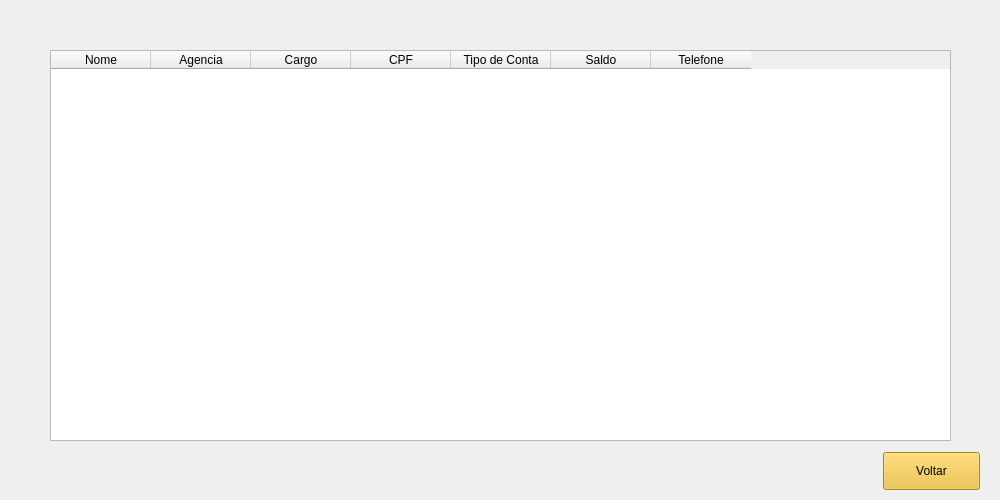
<?xml version="1.0" encoding="UTF-8"?>
<ui version="4.0">
 <class>MainWindow</class>
 <widget class="QMainWindow" name="MainWindow">
  <property name="geometry">
   <rect>
    <x>0</x>
    <y>0</y>
    <width>1000</width>
    <height>500</height>
   </rect>
  </property>
  <property name="minimumSize">
   <size>
    <width>1000</width>
    <height>500</height>
   </size>
  </property>
  <property name="maximumSize">
   <size>
    <width>1000</width>
    <height>500</height>
   </size>
  </property>
  <property name="windowTitle">
   <string>Extrato</string>
  </property>
  <widget class="QWidget" name="centralwidget">
   <widget class="QLabel" name="label">
    <property name="geometry">
     <rect>
      <x>0</x>
      <y>0</y>
      <width>1001</width>
      <height>501</height>
     </rect>
    </property>
    <property name="styleSheet">
     <string notr="true">background-image: url(:/Extrato/TelaExtrato.png);</string>
    </property>
    <property name="text">
     <string/>
    </property>
   </widget>
   <widget class="QTableWidget" name="tableWidget">
    <property name="geometry">
     <rect>
      <x>50</x>
      <y>50</y>
      <width>901</width>
      <height>391</height>
     </rect>
    </property>
    <column>
     <property name="text">
      <string>Nome</string>
     </property>
    </column>
    <column>
     <property name="text">
      <string>Agencia</string>
     </property>
    </column>
    <column>
     <property name="text">
      <string>Cargo</string>
     </property>
    </column>
    <column>
     <property name="text">
      <string>CPF</string>
     </property>
    </column>
    <column>
     <property name="text">
      <string>Tipo de Conta</string>
     </property>
    </column>
    <column>
     <property name="text">
      <string>Saldo</string>
     </property>
    </column>
    <column>
     <property name="text">
      <string>Telefone</string>
     </property>
    </column>
   </widget>
   <widget class="QPushButton" name="pushButton">
    <property name="geometry">
     <rect>
      <x>883</x>
      <y>452</y>
      <width>97</width>
      <height>38</height>
     </rect>
    </property>
    <property name="styleSheet">
     <string notr="true">background-color: rgb(238, 186, 43);</string>
    </property>
    <property name="text">
     <string>Voltar</string>
    </property>
   </widget>
  </widget>
 </widget>
 <resources>
  <include location="../Images/Path.qrc"/>
 </resources>
 <connections/>
</ui>
